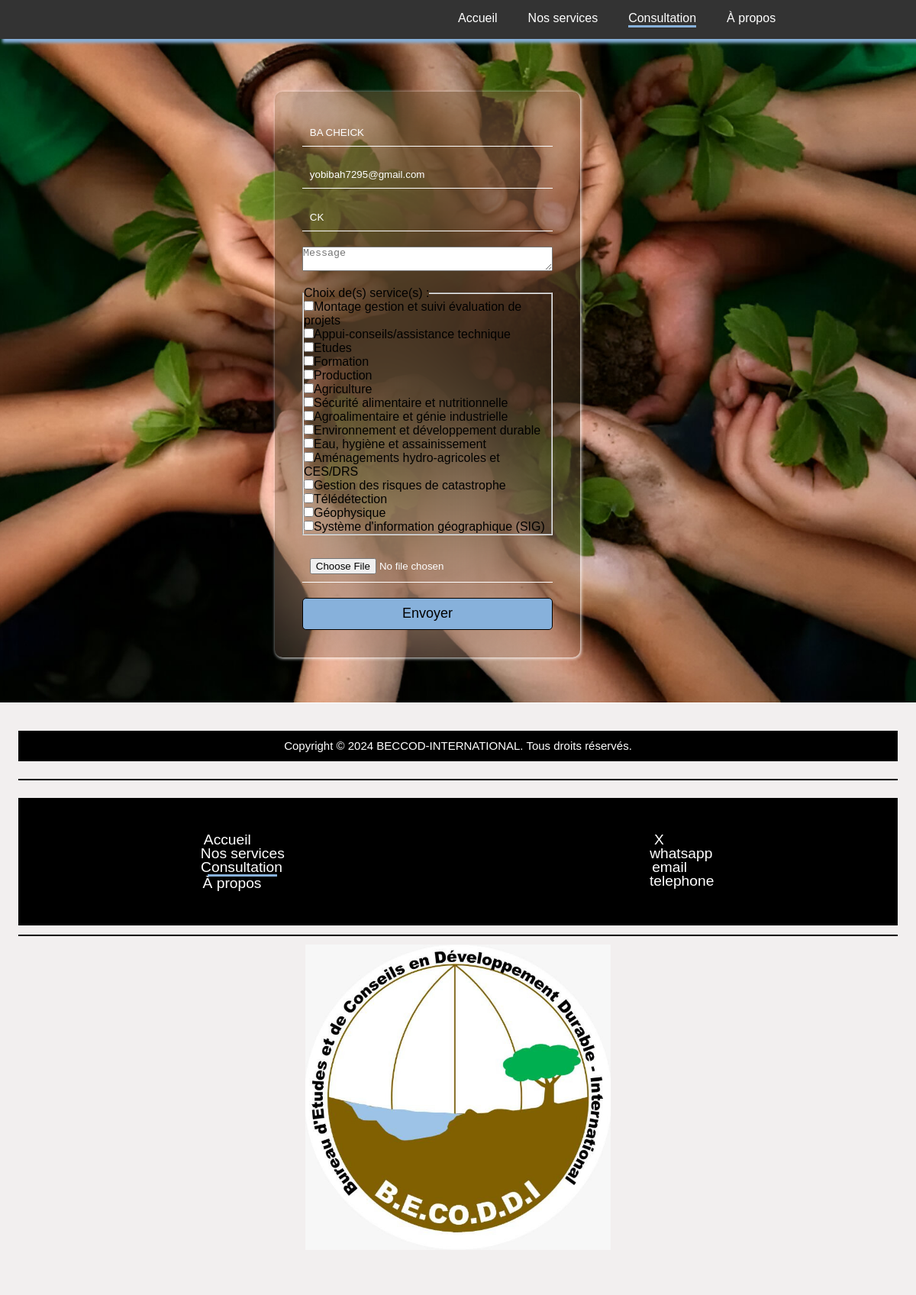
/BECODDI/consultation.php (signed in), run on the app's committed database.
### tables this page shows
CREATE TABLE IF NOT EXISTS `users` (
  `id_users` int NOT NULL AUTO_INCREMENT,
  `nom` varchar(255) NOT NULL,
  `email` varchar(255) NOT NULL,
  `telephone` varchar(255) NOT NULL,
  `mdp` varchar(255) NOT NULL,
  PRIMARY KEY (`id_users`)
);

### BECODDI/consultation.php (the view, shortened to what this page needs)
<?php
require "en_teteco.php";
echo '<link rel="stylesheet" href="../css/inscription.css">';
try {
    $bdd = new PDO('mysql:host=localhost;dbname=site_auto;charset=utf8', 'root', '');
    $bdd->setAttribute(PDO::ATTR_ERRMODE, PDO::ERRMODE_EXCEPTION);
} catch(PDOException $e) {
    echo "Erreur de connexion : " . $e->getMessage();
    exit();
}
$requete = $bdd->prepare('SELECT * FROM users WHERE nom = :nom AND email = :email');
$requete->bindParam(':nom', $_SESSION['nom']);
$requete->bindParam(':email', $_SESSION['email']);
$requete->execute();
$resulta = $requete->fetch(PDO::FETCH_ASSOC);
if ($resulta) {
    echo '<form method="post" action="envoil_mail.php">';
    echo '<input type="text" name="nom" placeholder="Nom" value="' . htmlspecialchars($resulta['nom']) . '">';
    echo '<input type="email" name="email" placeholder="Email" value="' . htmlspecialchars($resulta['email']) . '">';
    echo '<input type="tel" name="telephone" placeholder="Téléphone" value="' . htmlspecialchars($resulta['telephone']) . '">';
    echo '<textarea name="message" id="message" placeholder="Message" required></textarea>';
    echo '<fieldset><legend>Choix de(s) service(s) :</legend>';
    $services = [
        "Montage gestion et suivi évaluation de projets",
        "Appui-conseils/assistance technique",
        "Etudes",
        "Formation",
        "Production",
        "Agriculture",
        "Sécurité alimentaire et nutritionnelle",
        "Agroalimentaire et génie industrielle",
        "Environnement et développement durable",
        "Eau, hygiène et assainissement",
        "Aménagements hydro-agricoles et CES/DRS",
        "Gestion des risques de catastrophe",
        "Télédétection",
        "Géophysique",
        "Système d'information géographique (SIG)"
    ];
    foreach ($services as $service) {
        echo '<label><input type="checkbox" name="choix[]" value="' . $service . '">' . $service . '</label><br>';
    }
    echo '</fieldset>';
   echo'  <input type="file" name="fichier" id="fichier" placeholder="Insérez un fichier (optionnel)">';
    echo '<input type="submit" name="connexion" value="Envoyer">';
echo '</form>';
} else {
    echo 'Utilisateur non trouvé.';
}
require "pied.php";
?>

### css/entete.css (style rules this page uses)
* { margin: 0; padding: 0; }

### css/inscription.css (style rules this page uses)
body { background-image: url("../images/B.JPEG"); background-size: cover; background-position: center; background-repeat: no-repeat; height: 100vh; margin: 0; }
form { display: grid; grid-template-columns: 1; align-content: center; align-self: center; margin-top: 10%; backdrop-filter: blur(100px); row-gap: 20px; width: 400px; margin-left: 30%; padding: 3%; border-radius: 10px; box-shadow: 1px 1px 4px #ffffff; margin-bottom: 5%; }
input { padding :3%; border:none; outline: none; color: white; background: transparent; border-bottom-color:rgb(255, 255, 255) ; border-bottom-style: solid; border-bottom-width: 2px; border-width: 1px; }
input[type="checkbox"] { color: rgb(255, 255, 255); }
input[type="submit"] { background-color:#87B1DB; color: rgb(0, 0, 0); border-radius: 5px; cursor: pointer; border-width: 0.5px; border-style: solid; border-color: rgb(0, 0, 0); font-family: 'Gill Sans', 'Gill Sans MT', Calibri, 'Trebuchet MS', sans-serif; font-size:18px ; transition: background-color 0.3s ease; }

### css/pieds.css (style rules this page uses)
* { margin: 0; padding: 0; }

### BECODDI/en_teteco.php (style rules this page uses)
* { margin: 0; padding: 0; box-sizing: border-box; }
body { font-family: Arial, sans-serif; }

### data on the page
users: nom "BA CHEICK", email "yobibah7295@gmail.com", telephone "CK"

### other printed values
$service "Montage gestion et suivi évaluation de projets"
$service "Appui-conseils/assistance technique"
$service "Etudes"
$service "Formation"
$service "Production"
$service "Agriculture"
$service "Sécurité alimentaire et nutritionnelle"
$service "Agroalimentaire et génie industrielle"
$service "Environnement et développement durable"
$service "Eau, hygiène et assainissement"
$service "Aménagements hydro-agricoles et CES/DRS"
$service "Gestion des risques de catastrophe"
$service "Télédétection"
$service "Géophysique"
$service "Système d'information géographique (SIG)"
